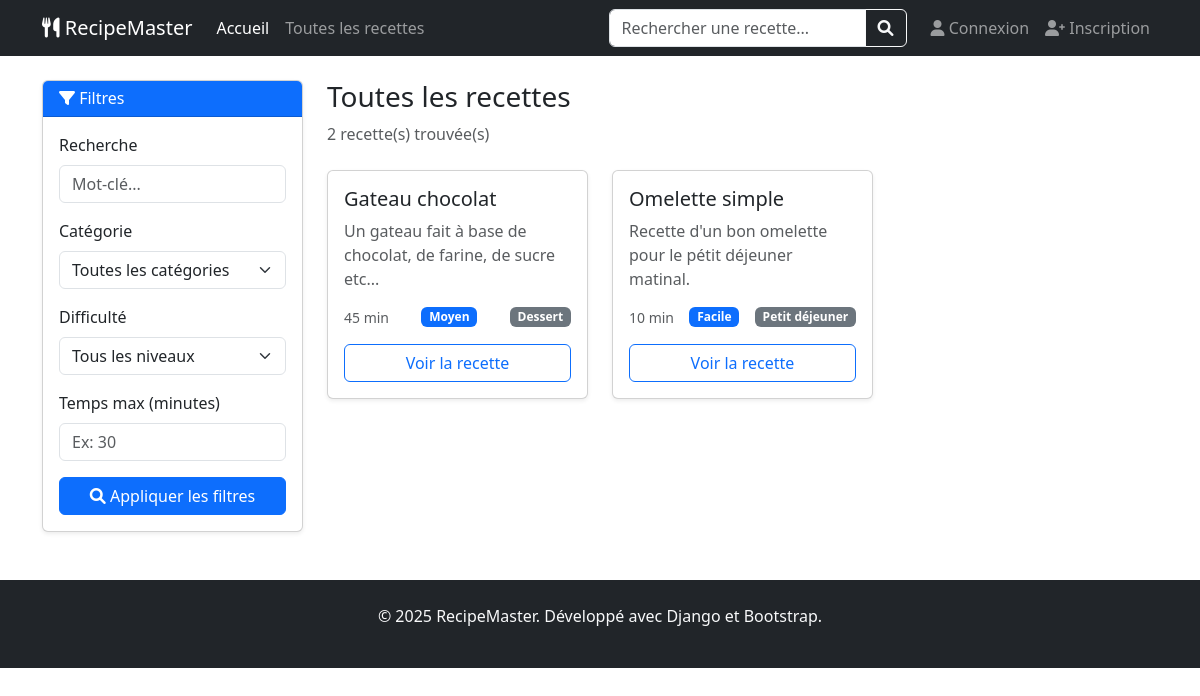
Page /recherche/ on the committed database.
### recipes/models.py (models this page shows, shortened)
class Recipe(models.Model):
    DIFFICULTE_CHOICES = [
        ('facile', 'Facile'),
        ('moyen', 'Moyen'),
        ('difficile', 'Difficile'),
    ]
    titre = models.CharField(
        max_length=100,
        unique=True,
        verbose_name="Titre de la recette"  # ✅ Correction orthographe
    )
    categorie = models.ForeignKey(
        Category,
        on_delete=models.SET_NULL,  # Si on supprime la catégorie, la recette garde sa catégorie vide
        null=True,
        blank=True,
        related_name='recettes',
        verbose_name='Catégorie'
    )
    description = models.TextField(  # ✅ TextField au lieu de CharField pour texte long
        max_length=1000,
        verbose_name='Description'
    )
    temps_preparation = models.PositiveIntegerField(  # ✅ Temps en minutes
        verbose_name="Temps de préparation (minutes)"
    )
    difficulte = models.CharField(
        max_length=20,
        choices=DIFFICULTE_CHOICES,
        default='moyen',
        verbose_name="Niveau de difficulté"
    )
    date_creation = models.DateTimeField(auto_now_add=True)
    date_modification = models.DateTimeField(auto_now=True)
    class Meta:
        verbose_name = 'Recette'  # ✅ Orthographe
        verbose_name_plural = 'Recettes'
        ordering = ['titre']  # ✅ Ordre par titre

class Category(models.Model):
    nom = models.CharField(
        max_length=50,
        unique=True,
        verbose_name="Nom de la catégorie"
    )
    class Meta:
        verbose_name = 'Catégorie'
        verbose_name_plural = 'Catégories'
        ordering = ['nom']

### recipes/views.py (the view)
# urls.py: path('recherche/', recipe_search, name='recipe_search'),
def recipe_search(request):
    query = request.GET.get('q', '')  # Recherche texte
    categorie_id = request.GET.get('categorie', '')
    difficulte = request.GET.get('difficulte', '')
    temps_max = request.GET.get('temps_max', '')
    recipes = Recipe.objects.all()
    if query:
        recipes = recipes.filter(
            Q(titre__icontains=query) |
            Q(description__icontains=query)
        )
    if categorie_id:
        recipes = recipes.filter(categorie_id=categorie_id)
    if difficulte:
        recipes = recipes.filter(difficulte=difficulte)
    if temps_max:
        recipes = recipes.filter(temps_preparation__lte=temps_max)
    recipes = recipes.order_by('-date_creation')
    paginator = Paginator(recipes, 12)
    page_number = request.GET.get('page')
    page_obj = paginator.get_page(page_number)
    categories = Category.objects.all()
    context = {
        'page_obj': page_obj,
        'query': query,
        'categories': categories,
        'selected_categorie': categorie_id,
        'selected_difficulte': difficulte,
        'selected_temps_max': temps_max,
        'search_performed': any([query, categorie_id, difficulte, temps_max]),
    }
    return render(request, 'recipes/recipe_search.html', context)

### recipes/templates/recipes/recipe_search.html (shortened to what this page needs)
{% extends 'recipes/base.html' %}
{% block content %}
<div class="container mt-4">
    <div class="row">
        <div class="col-lg-3">
            <div class="card shadow-sm">
                <div class="card-header bg-primary text-white">
                    <h6 class="mb-0"><i class="fas fa-filter"></i> Filtres</h6>
                </div>
                <div class="card-body">
                    <form method="GET" action="{% url 'recipe_search' %}">
                        <div class="mb-3">
                            <label for="q" class="form-label">Recherche</label>
                            <input type="text"
                                   name="q"
                                   id="q"
                                   class="form-control"
                                   placeholder="Mot-clé..."
                                   value="{{ query }}">
                        </div>
                        <div class="mb-3">
                            <label for="categorie" class="form-label">Catégorie</label>
                            <select name="categorie" id="categorie" class="form-select">
                                <option value="">Toutes les catégories</option>
                            </select>
                        </div>
                        <div class="mb-3">
                            <label for="difficulte" class="form-label">Difficulté</label>
                            <select name="difficulte" id="difficulte" class="form-select">
                                <option value="">Tous les niveaux</option>
                            </select>
                        </div>
                        <div class="mb-3">
                            <label for="temps_max" class="form-label">Temps max (minutes)</label>
                            <input type="number"
                                   name="temps_max"
                                   id="temps_max"
                                   class="form-control"
                                   placeholder="Ex: 30"
                                   value="{{ selected_temps_max }}">
                        </div>
                        <button type="submit" class="btn btn-primary w-100">
                            <i class="fas fa-search"></i> Appliquer les filtres
                        </button>
                    </form>
                </div>
            </div>
        </div>
        <div class="col-lg-9">
            <div class="d-flex justify-content-between align-items-center mb-4">
                <div>
                    <h1 class="h3">
                        {% if search_performed %}
                        Résultats de la recherche
                        {% else %}
                        Toutes les recettes
                        {% endif %}
                    </h1>
                    <p class="text-muted mb-0">
                        {{ page_obj.paginator.count }} recette(s) trouvée(s)
                    </p>
                </div>
            </div>
            <div class="row g-4">
                {% for recipe in page_obj %}
                <div class="col-md-6 col-lg-4">
                    <div class="card recipe-card shadow-sm h-100">
                        <div class="card-body">
                            <h5 class="card-title">{{ recipe.titre }}</h5>
                            <p class="card-text text-muted">{{ recipe.description|truncatewords:15 }}</p>
                            <div class="d-flex justify-content-between align-items-center mb-3">
                                <small class="text-muted">{{ recipe.temps_preparation }} min</small>
                                <span class="badge bg-primary">{{ recipe.difficulte|title }}</span>
                                {% if recipe.categorie %}
                                <span class="badge bg-secondary">{{ recipe.categorie.nom }}</span>
                                {% endif %}
                            </div>
                            <a href="{% url 'recipe_detail' recipe.id %}" class="btn btn-outline-primary w-100">
                                Voir la recette
                            </a>
                        </div>
                    </div>
                </div>
                {% endfor %}
            </div>
        </div>
    </div>
</div>
{% endblock %}

### recipes/templates/recipes/base.html (style rules this page uses)
.recipe-card { transition: transform 0.3s ease; height: 100%; }

### rows in the picture
Recipe: titre "Gateau chocolat", description "Un gateau fait à base de chocolat, de farine, de sucre etc...", temps_preparation "45", difficulte "Moyen", categorie.nom "Dessert"
Recipe: titre "Omelette simple", description "Recette d'un bon omelette pour le pétit déjeuner matinal.", temps_preparation "10", difficulte "Facile", categorie.nom "Petit déjeuner"

### other values in the picture
{{ page_obj.paginator.count }} "2"
